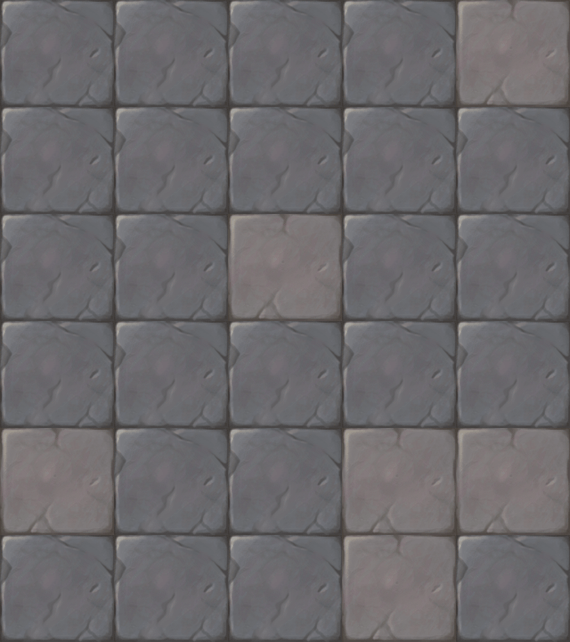

This game map was drawn from its Tiled (.tmx) file and the tilesets committed beside it. A one-line description and the trimmed map source follow:
An orthogonal 5x6 tile map with 114x107 px tiles, 1 tile layer (块层 1).

<map version="1.0" orientation="orthogonal" width="5" height="6" tilewidth="114" tileheight="107">
 <tileset firstgid="1" name="map025" tilewidth="114" tileheight="107">
  <image source="map025.png" width="228" height="107" />
 </tileset>
 <layer name="块层 1" width="5" height="6">
  <data>[30 cells, 30 non-empty, 2 distinct tile ids]</data>
 </layer>
</map>
